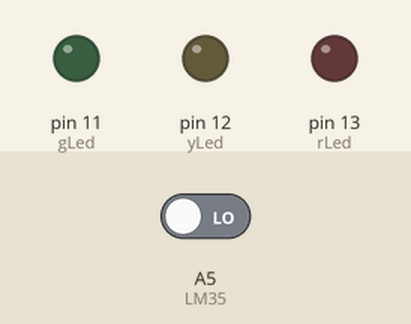
Simulated run of this sketch. Board: Arduino Uno, built with avr-gcc and run on an emulated ATmega328P. Shown: output pins drawn as LEDs (lit = HIGH). The test bench sets the inputs (shaded band); at power-on: A5 (LM35) LOW.

Above: at 2.8 s.
2.9 s: A5 (LM35) driven HIGH
At 3.9 s:
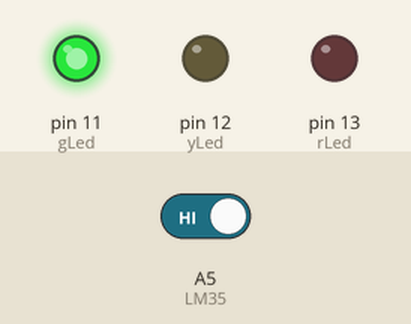
4.5 s: A5 (LM35) driven LOW
At 5.4 s:
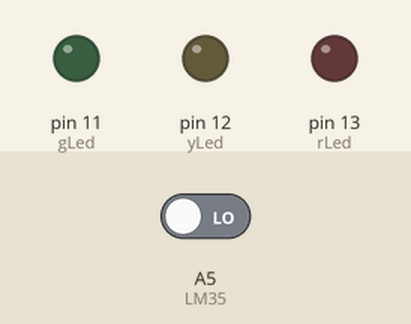
Timing chart, 0 to 7.5 s (numbered marks = the images above; inputs shaded):
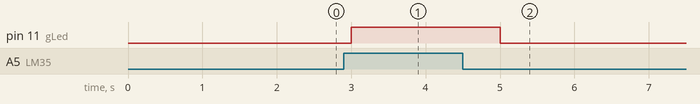

Measured:
- after the input at 2.9 s, pin 11 (gLed): LOW → HIGH after 0.10 s
- after the input at 4.5 s, pin 11 (gLed): HIGH → LOW after 0.50 s

The sketch:

blink1.ino
```cpp
#define POT A0
#define LM35 A5
#define BUTT1 A5
#define PIR A5
#define BUZZER 1
int rLed = 13;
int yLed = 12;
int gLed = 11;
int buttonState=0;
int pirState=0;


void setup() {

Serial.begin(9600);//Uruchomienie komunikacji przez USART


pinMode(rLed, OUTPUT);
digitalWrite(rLed, LOW);
pinMode(yLed, OUTPUT);
digitalWrite(yLed, LOW);
pinMode(gLed, OUTPUT);
digitalWrite(gLed, LOW);

pinMode(BUTT1, INPUT);
pinMode(PIR, INPUT);
digitalWrite(PIR, LOW);
pinMode(BUZZER, OUTPUT);
pinMode(A0, INPUT);


}

void loop(){

  pirState = digitalRead(PIR);
  if(pirState==HIGH) {
    digitalWrite(gLed, HIGH);
    delay(1000);
  }else {
    digitalWrite(gLed, LOW);
    delay(1000);
  }

}


void ledy() {
int speed =70;

  digitalWrite(7, HIGH);
  delay(speed);
  digitalWrite(7, LOW);
  digitalWrite(6, HIGH);
  delay(speed);
  digitalWrite(6, LOW);
  digitalWrite(5, HIGH);
  delay(speed);
  digitalWrite(5, LOW);
  digitalWrite(4, HIGH);
  delay(speed);
  digitalWrite(4, LOW);
  digitalWrite(3, HIGH);
  delay(speed);
  digitalWrite(3, LOW);

}


int pot(){


int odP = 0;

  odP = analogRead(A0);//Odczytujemy wartość napięcia
 // Serial.println(odP);//Wysyłamy ją do terminala

if(odP==0){digitalWrite(5, HIGH); delay(333); digitalWrite(5, LOW); delay(333);}
if(odP>0) digitalWrite(5, HIGH); else digitalWrite(5, LOW);
if(odP>=333) digitalWrite(6, HIGH); else digitalWrite(6, LOW);
if(odP>667) digitalWrite(7, HIGH); else digitalWrite(7, LOW);

}


  void temp(){


  //Przeliczenie odczytu ADC na temperaturę zgodnie z opisem z kursu
  float temperatura = ((analogRead(LM35) * 5.0) / 1024.0) * 100;

  //Wyslanie przez UART aktualnej temperatury
  Serial.print("Aktualna temperatura: ");
  Serial.print(temperatura);
  Serial.println("*C");

  delay(200);
  }

  void irc(){


  int irc = analogRead(A4);

  //Wyslanie przez UART aktualnej temperatury
  Serial.print(irc);
  Serial.print("\n");
  }

void buzzer(){

  int freq = map(analogRead(POT), 0, 1023, 10, 17000);
  tone(BUZZER, freq);

}

void button(){


buttonState = digitalRead(BUTT1);
if( buttonState==LOW) {

  digitalWrite(rLed, HIGH);

}else {

  digitalWrite(rLed, LOW);

  }
}
```
